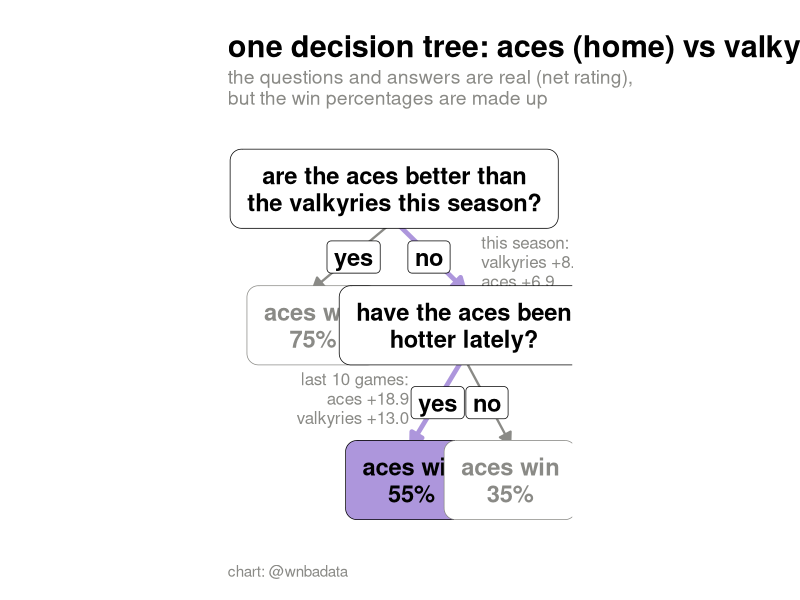
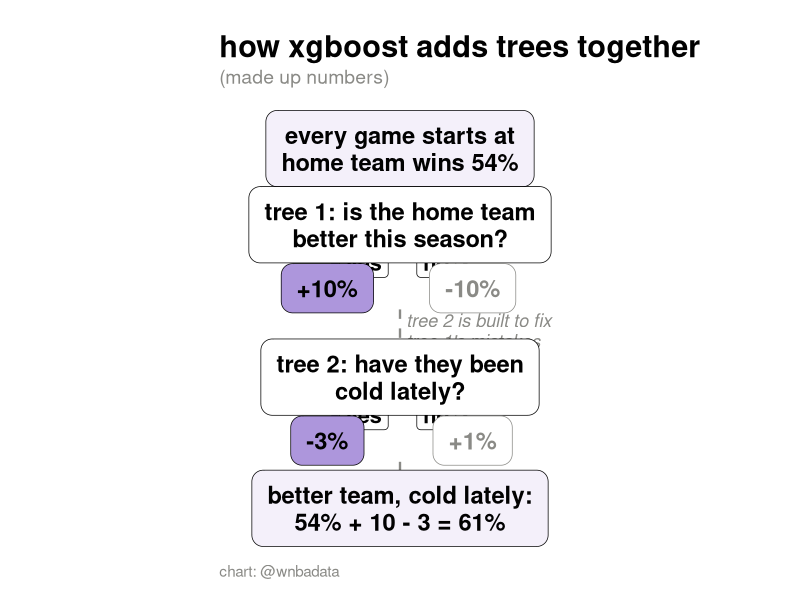

The R script that drew these images, in order:
# =========================================
# Explainer diagrams for the video: hand-built, not model output.
# the stats on them are typed in (as of 2026-10-02) and the win percentages are made up
# =========================================
library(ggplot2)

VIOLET <- "#AD96DC"   # valkyrie violet
GOLD   <- "#B9975B"   # valkyries gold
GRAY   <- "#8A8A86"
INK    <- "#010101"

toy_theme <- function() {
  theme_void(base_size = 15) +
    theme(plot.title.position   = "plot",
          plot.caption.position = "plot",
          plot.title    = element_text(face = "bold", colour = INK, size = 22),
          plot.subtitle = element_text(colour = GRAY, size = 14, margin = margin(t = 4, b = 10)),
          plot.caption  = element_text(colour = GRAY, size = 11, hjust = 0),
          plot.background = element_rect(fill = "white", colour = NA),
          plot.margin   = margin(18, 18, 14, 18),
          aspect.ratio  = 1.25)   # same shape at any window size, so boxes never collide
}

# ----------------------------
# 1. one decision tree: aces (home) vs valkyries
# ----------------------------
# the questions and their answers are real (2026 net rating incl. playoffs): the aces are not
# better than the valkyries over the season (+6.9 vs +8.9) but have been hotter over their last 10
# games (+18.9 vs +13.0). the win percentages at the bottom are made up (the real model says 61%)
nodes <- data.frame(
  x     = c(0.50, 0.22, 0.74, 0.56, 0.90),
  y     = c(0.86, 0.56, 0.56, 0.22, 0.22),
  label = c("are the aces better than\nthe valkyries this season?",
            "aces win\n75%",
            "have the aces been\nhotter lately?",
            "aces win\n55%",
            "aces win\n35%"),
  type  = c("question", "other", "question", "path", "other")
)

# arrows from each question down to its two branches. path = the way the aces actually go
edges <- data.frame(
  x    = c(0.50, 0.50, 0.74, 0.74),
  y    = c(0.86, 0.86, 0.56, 0.56),
  xend = c(0.22, 0.74, 0.56, 0.90),
  yend = c(0.56, 0.56, 0.22, 0.22),
  side = c("yes", "no", "yes", "no"),
  path = c(FALSE, TRUE, TRUE, FALSE)
)

# the real answers, next to the branches the aces take
facts <- data.frame(
  x     = c(0.80, 0.55),
  y     = c(0.70, 0.40),
  label = c("this season:\nvalkyries +8.9\naces +6.9", "last 10 games:\naces +18.9\nvalkyries +13.0"),
  hjust = c(0, 1)
)

ggplot() +
  geom_segment(data = edges, aes(x = x, y = y - 0.07, xend = xend, yend = yend + 0.08,
                                 colour = path, linewidth = path),
               arrow = arrow(length = unit(0.12, "inches"), type = "closed")) +
  geom_label(data = edges, aes(x = (x + xend) / 2, y = (y + yend) / 2, label = side),
             fill = "white", colour = INK, linewidth = 0, size = 6, fontface = "bold") +
  geom_text(data = facts, aes(x = x, y = y, label = label, hjust = hjust),
            colour = GRAY, size = 4.3, lineheight = 0.95) +
  geom_label(data = nodes, aes(x = x, y = y, label = label, fill = type, colour = type),
             size = 6, fontface = "bold", lineheight = 0.95,
             label.padding = unit(0.6, "lines"), label.r = unit(0.4, "lines"),
             linewidth = 0.6) +
  scale_fill_manual(values = c(question = "white", path = VIOLET, other = "white"), guide = "none") +
  scale_colour_manual(values = c(question = INK, path = INK, other = GRAY,
                                 `TRUE` = VIOLET, `FALSE` = GRAY), guide = "none") +
  scale_linewidth_manual(values = c(`TRUE` = 1.6, `FALSE` = 0.8), guide = "none") +
  scale_x_continuous(limits = c(-0.02, 1.06)) +
  scale_y_continuous(limits = c(0.1, 0.96)) +
  labs(title = "one decision tree: aces (home) vs valkyries",
       subtitle = "the questions and answers are real (net rating),\nbut the win percentages are made up",
       caption = "chart: @wnbadata") +
  toy_theme()

# ----------------------------
# 2. how xgboost adds trees together
# ----------------------------
# every game goes through every tree, and each tree adds a small nudge to the running total.
# tree 2 is built to fix what tree 1 got wrong (better teams that were cold lately won less
# often than tree 1 said). the highlighted path is a better home team that's been cold lately
boost_nodes <- data.frame(
  x     = c(0.50, 0.50, 0.27, 0.73, 0.50, 0.27, 0.73, 0.50),
  y     = c(0.91, 0.73, 0.58, 0.58, 0.37, 0.22, 0.22, 0.06),
  label = c("every game starts at\nhome team wins 54%",
            "tree 1: is the home team\nbetter this season?",
            "+10%", "-10%",
            "tree 2: have they been\ncold lately?",
            "-3%", "+1%",
            "better team, cold lately:\n54% + 10 - 3 = 61%"),
  type  = c("total", "question", "path", "other", "question", "path", "other", "total")
)

boost_edges <- data.frame(
  x    = c(0.50, 0.50, 0.50, 0.50),
  y    = c(0.73, 0.73, 0.37, 0.37),
  xend = c(0.27, 0.73, 0.27, 0.73),
  yend = c(0.58, 0.58, 0.22, 0.22),
  side = c("yes", "no", "yes", "no"),
  path = c(TRUE, FALSE, TRUE, FALSE)
)

ggplot() +
  # start -> tree 1, tree 1 -> tree 2, tree 2 -> total
  annotate("segment", x = 0.5, xend = 0.5, y = c(0.86, 0.53, 0.17), yend = c(0.79, 0.43, 0.12),
           colour = GRAY, linewidth = 0.8, linetype = "dashed",
           arrow = arrow(length = unit(0.1, "inches"), type = "closed")) +
  annotate("text", x = 0.52, y = 0.48, label = "tree 2 is built to fix\ntree 1's mistakes",
           hjust = 0, colour = GRAY, size = 4.6, fontface = "italic", lineheight = 0.95) +
  geom_segment(data = boost_edges,
               aes(x = x, y = y - 0.05, xend = xend, yend = yend + 0.04,
                   colour = path, linewidth = path),
               arrow = arrow(length = unit(0.12, "inches"), type = "closed")) +
  geom_label(data = boost_edges, aes(x = (x + xend) / 2, y = (y + yend) / 2 - 0.015, label = side),
             fill = "white", colour = INK, linewidth = 0, size = 5.5, fontface = "bold") +
  geom_label(data = boost_nodes, aes(x = x, y = y, label = label, fill = type, colour = type),
             size = 6, fontface = "bold", lineheight = 0.95,
             label.padding = unit(0.55, "lines"), label.r = unit(0.4, "lines"),
             linewidth = 0.6) +
  scale_fill_manual(values = c(question = "white", path = VIOLET, other = "white", total = "#F4F0FA"),
                    guide = "none") +
  scale_colour_manual(values = c(question = INK, path = INK, other = GRAY, total = INK,
                                 `TRUE` = VIOLET, `FALSE` = GRAY), guide = "none") +
  scale_linewidth_manual(values = c(`TRUE` = 1.6, `FALSE` = 0.8), guide = "none") +
  scale_x_continuous(limits = c(-0.02, 1.02)) +
  scale_y_continuous(limits = c(0, 0.97)) +
  labs(title = "how xgboost adds trees together",
       subtitle = "(made up numbers)",
       caption = "chart: @wnbadata") +
  toy_theme()
